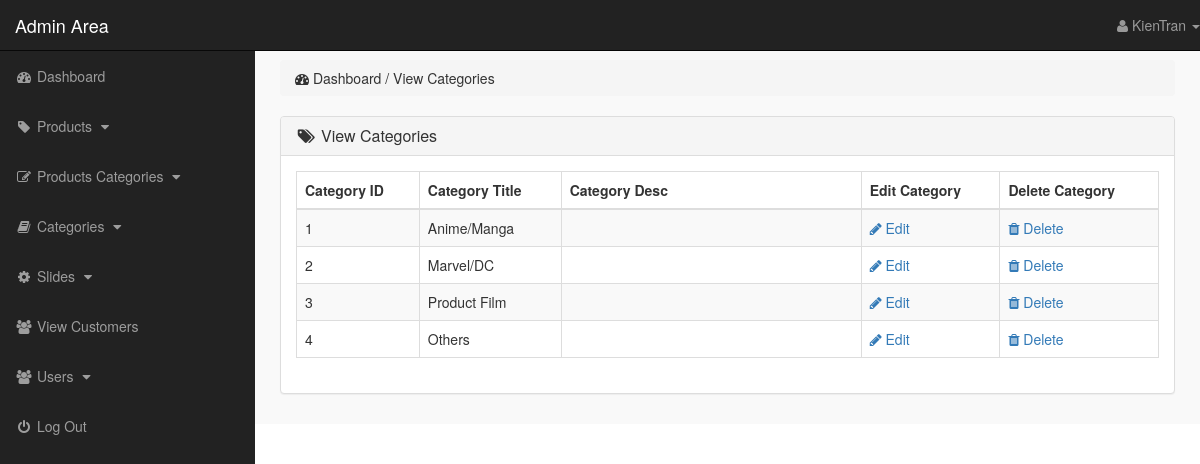
The page /admin_area/index.php?view_cats (signed in) on the database its author committed.
### tables this page shows
CREATE TABLE `categories` (
  `cat_id` int(10) NOT NULL,
  `cat_title` text NOT NULL,
  `cat_desc` text NOT NULL
);

### admin_area/view_cats.php (the view)
<?php
    if(!isset($_SESSION['admin_username'])){
        echo "<script>window.open('login.php','_self')</script>";
    }else{
?>
<div class="row">
    <div class="col-lg-12">
        <ol class="breadcrumb">
            <li>
                <i class="fa fa-dashboard"></i> Dashboard / View Categories
            </li>
        </ol>
    </div>
</div>
<div class="row">
    <div class="col-lg-12">
        <div class="panel panel-default">
            <div class="panel-heading">
                <h3 class="panel-title">
                    <i class="fa fa-tags fa-fw"></i> View Categories
                </h3>
            </div>
            <div class="panel-body">
                <div class="table-responsive">
                    <table class="table table-hover table-striped table-bordered">
                        <thead>
                            <tr>
                                <th> Category ID </th>
                                <th> Category Title </th>
                                <th> Category Desc </th>
                                <th> Edit Category </th>
                                <th> Delete Category </th>
                            </tr>
                        </thead>
                        <tbody>
                            <?php
                                $i=0;
                                $get_cats = "select * from categories";
                                $run_cats = mysqli_query($con,$get_cats);
                                while($row_cats=mysqli_fetch_array($run_cats)){
                                    $cat_id = $row_cats['cat_id'];
                                    $cat_title = $row_cats['cat_title'];
                                    $cat_desc = $row_cats['cat_desc'];
                                    $i++;
                            ?>
                            <tr>
                                <td> <?php echo $i; ?> </td>
                                <td> <?php echo $cat_title; ?> </td>
                                <td width="300"> <?php echo $cat_desc; ?> </td>
                                <td>
                                    <a href="index.php?edit_cat= <?php echo $cat_id; ?> ">
                                        <i class="fa fa-pencil"></i> Edit
                                    </a>
                                </td>
                                <td>
                                    <a href="index.php?delete_cat= <?php echo $cat_id; ?> ">
                                        <i class="fa fa-trash"></i> Delete
                                    </a>
                                </td>
                            </tr>
                            <?php } ?>
                        </tbody>
                    </table>
                </div>
            </div>
        </div>
    </div>
</div>
<?php } ?>

### admin_area/includes/sidebar.php (shortened to what this page needs)
<?php
    if(!isset($_SESSION['admin_username'])){
        echo "<script>window.open('login.php','_self')</script>";
    }else{
?>
<nav class="navbar navbar-inverse navbar-fixed-top">
    <div class="navbar-header">
        <a href="index.php?dashboard" class="navbar-brand">Admin Area</a>
    </div>
    <ul class="nav navbar-right top-nav">
        <li class="dropdown">
            <a href="#" class="dropdown-toggle" data-toggle="dropdown">
                <i class="fa fa-user"></i> <?php echo $admin_name;  ?> <b class="caret"></b>
            </a>
        </li>
    </ul>
    <div class="collapse navbar-collapse navbar-ex1-collapse">
        <ul class="nav navbar-nav side-nav">
            <li>
                <a href="index.php?dashboard">
                        <i class="fa fa-fw fa-dashboard"></i> Dashboard
                </a>
            </li>
            <li>
                <a href="#" data-toggle="collapse" data-target="#products">
                        <i class="fa fa-fw fa-tag"></i> Products
                        <i class="fa fa-fw fa-caret-down"></i>
                </a>
            </li>
            <li>
                <a href="#" data-toggle="collapse" data-target="#p_cat">
                        <i class="fa fa-fw fa-edit"></i> Products Categories
                        <i class="fa fa-fw fa-caret-down"></i>
                </a>
            </li>
            <li>
                <a href="#" data-toggle="collapse" data-target="#cat">
                        <i class="fa fa-fw fa-book"></i> Categories
                        <i class="fa fa-fw fa-caret-down"></i>
                </a>
            </li>
            <li>
                <a href="#" data-toggle="collapse" data-target="#slides">
                        <i class="fa fa-fw fa-gear"></i> Slides
                        <i class="fa fa-fw fa-caret-down"></i>
                </a>
            </li>
            <li>
                <a href="index.php?view_customers">
                    <i class="fa fa-fw fa-users"></i> View Customers
                </a>
            </li>
            <li>
                <a href="#" data-toggle="collapse" data-target="#users">
                        <i class="fa fa-fw fa-users"></i> Users
                        <i class="fa fa-fw fa-caret-down"></i>
                </a>
            </li>
            <li>
                <a href="logout.php">
                    <i class="fa fa-fw fa-power-off"></i> Log Out
                </a>
            </li>
        </ul>
    </div>
</nav>
<?php } ?>

### admin_area/css/style.css (style rules this page uses)
body { margin-top: 100px; }
@media (min-width: 768px) { body { margin-top: 50px; } }
.top-nav { 0 15px; }
.top-nav>li { float: left; display: inline-block; }
.top-nav>li>a { color: #999999; line-height: 20px; padding-top: 15px; padding-bottom: 15px; }
@media (min-width: 768px) { .side-nav { position: fixed; top: 51px; bottom: 0; width: 255px; overflow-y: auto; overflow-x: hidden; background-color: #222222; padding-bottom: 40px; border-radius: 0; } }
@media (min-width: 768px) { .side-nav>li>a { width: 255px; } }
.panel-body { border-radius: 5px; }

### rows shown on the page
categories: cat_title "Anime/Manga"
categories: cat_title "Marvel/DC"
categories: cat_title "Product Film"
categories: cat_title "Others"

### other values the page prints
$admin_name "KienTran"
